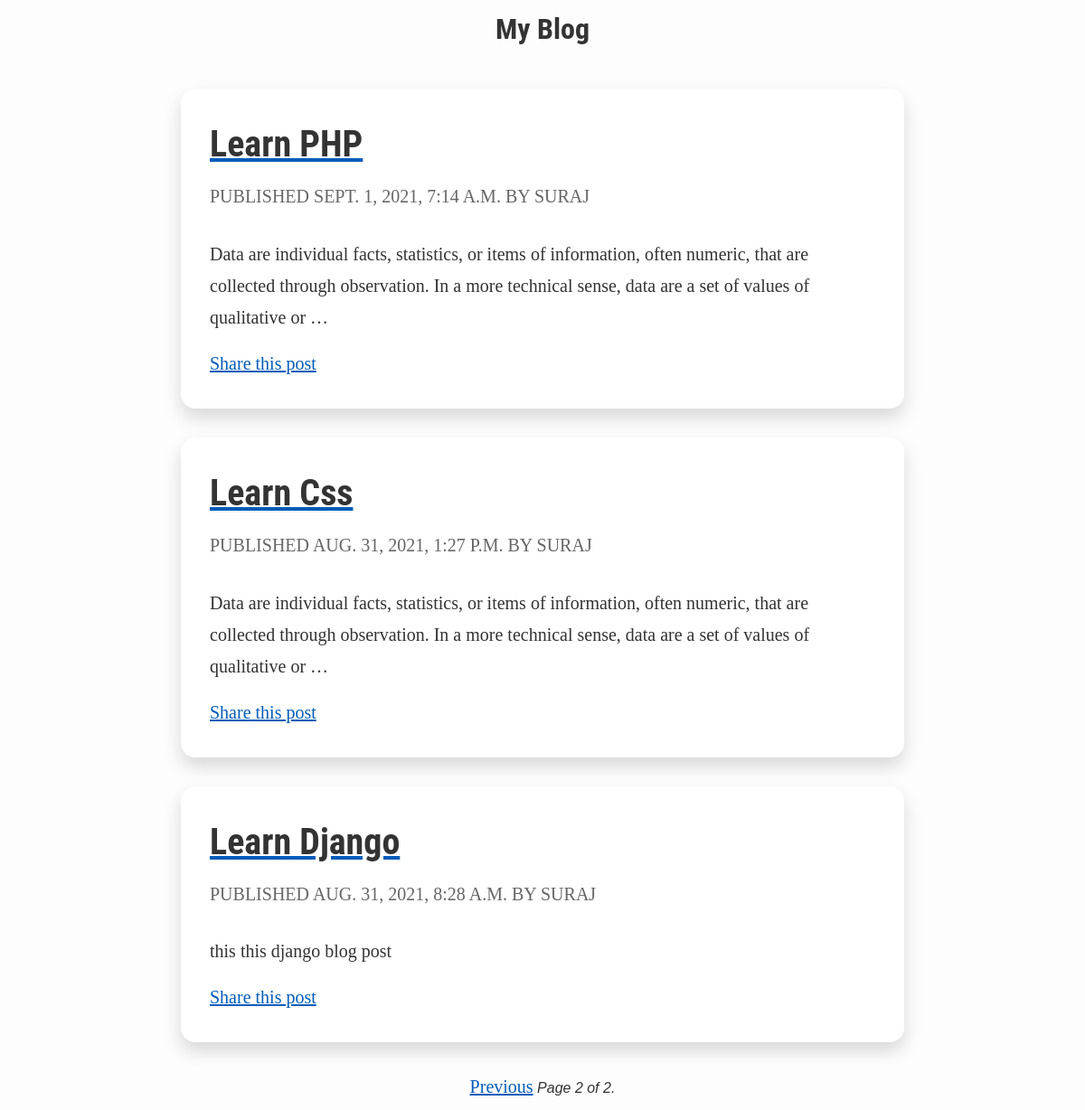
Screenshot of /?page=2 with the database file from the repository.
### blog/models.py (models this page shows, shortened)
class Post(models.Model):
				STATUS_CHOICES	=(
								('draft',	'Draft'),
								('published',	'Published'),
				                    )
				title =	models.CharField(max_length=250)
				slug = models.SlugField(max_length=250,unique_for_date='publish')
				author = models.ForeignKey(User, on_delete=models.CASCADE)
				body = models.TextField()
				publish	= models.DateTimeField(default=timezone.now)
				created	= models.DateTimeField(auto_now_add=True)
				updated	= models.DateTimeField(auto_now=True)
				status	= models.CharField(max_length=10, choices=STATUS_CHOICES, default='draft')
				objects	= models.Manager()	#	The	default	manager.
				published =	PublishedManager()	#	Our	custom	manager.
				class Meta:
					ordering	=	('-publish',)
				def	get_absolute_url(self):
					return	reverse('blog:post_detail',
						args=[self.publish.year,
						self.publish.month,
						self.publish.day,
						self.slug])

### blog/views.py (the view)
# urls.py: path('', views.post_list, name='post_list'),
def post_list(request):
    object_list = Post.published.all()
    paginator = Paginator(object_list, 3) # 3 posts in each page
    page = request.GET.get('page')
    try:
        posts = paginator.page(page)
    except PageNotAnInteger:
        posts = paginator.page(1)
    except EmptyPage:
        posts = paginator.page(paginator.num_pages)
    return render(request,
                  'blog/post/list.html',
                  {'page': page,
                   'posts': posts})

### blog/models.py (called while the page is built)
	def	get_queryset(self):
		return super(PublishedManager, self).get_queryset()\
		.filter(status='published')

### templates/blog/post/list.html (shortened to what this page needs)
{% extends "blog/base.html" %}
{% load static %}
{% block content %}
<h1 class="myblog">My Blog</h1>
<link href="{% static 'css/style.css' %}" rel="stylesheet">
	{% for post in posts %}
	<section class="intro-card">
	<a href="{{ post.get_absolute_url }}"><h1>{{ post.title }}</h1></a>
	<span class="h5"><p class="date">
	Published {{ post.publish }} by {{ post.author }}
	</p></span><br/>
	<code>{{ post.body|truncatewords:30|linebreaks }}</code>
<p class="author"><em><a href="{% url 'blog:post_share' post.id %}">Share this post</a><em></p>
</section>
		{% endfor %}
<span class="pagination">
		{%	include	"blog/post/pagination.html"	with	page=posts	%}
</span>
{% endblock %}

### blog/static/css/style.css (style rules this page uses)
html { background-color: #fdfdfd!important; }
.pagination { text-align: center; }
.myblog { text-align: center; }
.intro-card { padding: 2em; background-color: #fff; box-shadow: var(--shadow-card-hover); margin: 2em auto; border-radius: 16px; max-width: 800px; }
h1 { line-height: 120%; }
.author { color: #666; padding-top: 1em; font-size: 1rem; }
code, kbd, pre, samp { font-family: "DM Mono", monospace !important; font-weight: 500; font-size: 15px !important; letter-spacing: 0px !important; text-transform: none; }
:root { --primary-color-root: #0581ff; --primary-color-dark: #005cb9; --primary-color-dark-2: #00356b; --primary-color-light: #389bff; --primary-color-50: #82c0ff; --primary-color-rgba-50: rgba(5, 129, 255, 50%); --primary-color-25: #c0dfff; --primary-color-rgba-25: rgba(5, 129, 255, 25%); --primary-color-12-5: #e0efff; --primary-color-rgba-12-5: rgba(5, 129, 255, 12.5%); --primary-color-6-25: #eff7ff; --primary-color-rgba-6-25: rgba(5, 129, 255, 6.25%); --secondary-color-root: #60a511; --secondary-color-dark: #396605; --secondary-color-dark-2: #264700; --secondary-color-light: #87ce36; --secondary-color-50: #b0d288; --secondary-color-rgba-50: rgba(96, 165, 17, 50%); --secondary-color-25: #d7e8c3; --secondary-color-rgba-25: rgba(96, 165, 17, 25%); --secondary-color-12-5: #ebf4e1; --secondary-color-rgba-12-5: rgba(96, 165, 17, 12.5%); --secondary-color-6-25: #f5f9f0; --secondary-color-rgba-6-25: rgba(96, 165, 17, 6.25%); --tertiary-color-root: #a62121; --tertiary-color-dark: #6c0e0e; --tertiary-color-dark-2: #3f0808; --tertiary-color-light: #c15353; --tertiary-color-50: #d39090; --tertiary-color-rgba-50: rgba(166, 33, 33, 50%); --tertiary-color-25: #e8c7c7; --tertiary-color-rgba-25: rgba(166, 33, 33, 25%); --tertiary-color-12-5: #f4e3e3; --tertiary-color-rgba-12-5: rgba(166, 33, 33, 12.5%); --tertiary-color-6-25: #f9f1f1; --tertiary-color-rgba-6-25: rgba(166, 33, 33, 6.25%); --shadow-image: 0px 10px 25px rgba(0, 0, 0, 0.125); --shadow-card-hover: 0px 10.3115px 20.623px rgba(0, 0, 0, 0.15); --shadow-card-text-blue: 1px 2px 5px rgba(0, 53, 107, 0.6); --shadow-small: 0px 4px 25px rgba(0, 0, 0, 0.15); --shadow-text: 0px 0px 5px rgba(0, 0, 0, 0.2), 0px 18px 23px rgba(0, 0, 0, 0.1), 0px 8px 13px rgba(0, 0, 0, 0.1), 0px 2px 2px rgba(0, 0, 0, 0.3); --transition: all 0.2s ease-out; --margin-float: -5px; --scale: 1; --unit-step-1: 8px; --unit-step-2: 16px; --unit-step-3: 24px; --unit-step-4: 32px; --unit-step-5: 40px; --unit-step-6: 48px; --media-small: 576px; --media-medium: 768px; --media-large: 992px; --media-xlarge: 1200px; --media-xxlarge: 1800px; }
article, aside, footer, header, hgroup, nav, section { display: block; }
* { -webkit-box-sizing: border-box; box-sizing: border-box; }
a, div, h1, h2, h3, h4, h5, h6, html, img, li, ol, p, small, span, strong, ul { margin: 0; padding: 0; border: 0; outline: 0; font-size: 100%; -ms-text-size-adjust: 100%; -webkit-text-size-adjust: 100%; vertical-align: baseline; background: 0 0; }
body { font-family: "Cabin", sans-serif; line-height: 1.8em; color: #333333; -moz-osx-font-smoothing: grayscale; }
h1 { font-size: 2em; }
a { color: var(--primary-color-dark); }
p, .p, a, .a { font-family: Cabin; font-style: normal; font-weight: normal; font-size: 20px; line-height: 175%; letter-spacing: 0px; }

### rows the page displays
Post: title "Learn PHP", publish "SEPT. 1, 2021, 7:14 A.M.", author "SURAJ", body "Data are individual facts, statistics, or items of information, often numeric, that are collected through observation. In a more technical sense, data are a set of values of qualitative or …"
Post: title "Learn Css", publish "AUG. 31, 2021, 1:27 P.M.", author "SURAJ", body "Data are individual facts, statistics, or items of information, often numeric, that are collected through observation. In a more technical sense, data are a set of values of qualitative or …"
Post: title "Learn Django", publish "AUG. 31, 2021, 8:28 A.M.", author "SURAJ", body "this this django blog post"

### other values shown
{{ page.number }} "2"
{{ page.paginator.num_pages }} "2"
